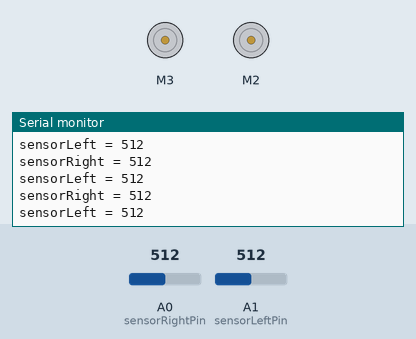
This sketch was run on a simulated Arduino Uno, built with avr-gcc and run on an emulated ATmega328P. Parts: 2 × DC motor (green arrow = forward, orange = backward, longer = faster), the last lines printed to the serial monitor. Inputs (shaded band) come from the test bench; at power-on: A0 (sensorRightPin) = 512, A1 (sensorLeftPin) = 512.

Above: at 1.2 s.
1.3 s: A0 (sensorRightPin) set to 106
At 1.8 s:
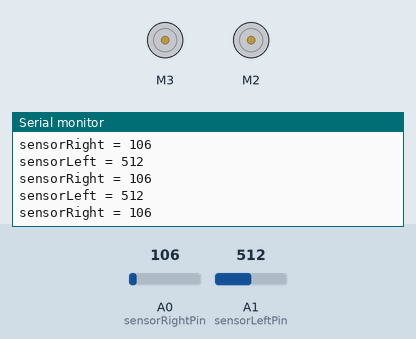
4.3 s: A0 (sensorRightPin) set to 91
At 5.1 s:
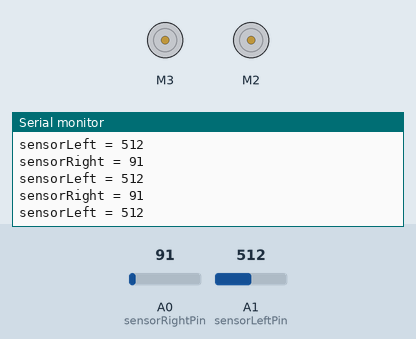
7.3 s: A1 (sensorLeftPin) set to 105
At 8.2 s:
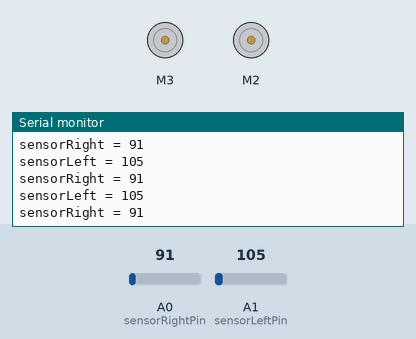
8.8 s: A1 (sensorLeftPin) set to 92
At 9.3 s:
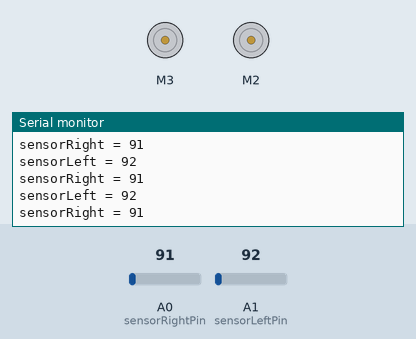
Timing chart, 0 to 11.8 s (numbered marks = the images above; inputs shaded):
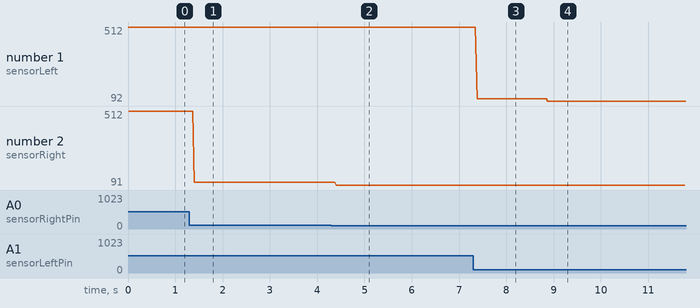

The sketch:

stopCode.ino
```cpp
#include <Wire.h>
#include <Adafruit_MotorShield.h>
#include "utility/Adafruit_MS_PWMServoDriver.h"

Adafruit_MotorShield AFMS = Adafruit_MotorShield();
Adafruit_DCMotor *motorRight = AFMS.getMotor(2);
Adafruit_DCMotor *motorLeft = AFMS.getMotor(3);

// Directions from the pov of the robot
const int sensorLeftPin = A1;
const int sensorRightPin = A0;

// Values read from the sensors
int sensorLeft = 0;
int sensorRight = 0;

void setup() {
  // put your setup code here, to run once:
  AFMS.begin();
  motorLeft->setSpeed(0);
  motorRight->setSpeed(0);
  Serial.begin(9600);
}

void loop() {
  sensorLeft = analogRead(sensorLeftPin);
  sensorRight = analogRead(sensorRightPin);
  Serial.print("sensorLeft = ");
  Serial.println(sensorLeft);
  Serial.print("sensorRight = ");
  Serial.println(sensorRight);
  motorLeft->run(BACKWARD);
  motorRight->run(BACKWARD);
}
```

Measured:
- the behaviour switches between 100 and 99 on A0 (sensorRightPin) (found by bisection; images 1 and 2)
- after the input at 1.3 s, the serial monitor: prints a new line after 0.10 s (image 1)
- after the input at 4.3 s, the serial monitor: prints a new line after 0.11 s (image 2)
- after the input at 7.3 s, the serial monitor: prints a new line after 0.08 s (image 3)
- after the input at 8.8 s, the serial monitor: prints a new line after 0.08 s (image 4)
- plotted number 1: 512 → 105 after the input at 7.3 s, 105 → 92 after the input at 8.8 s
- plotted number 2: 512 → 106 after the input at 1.3 s, 106 → 91 after the input at 4.3 s
